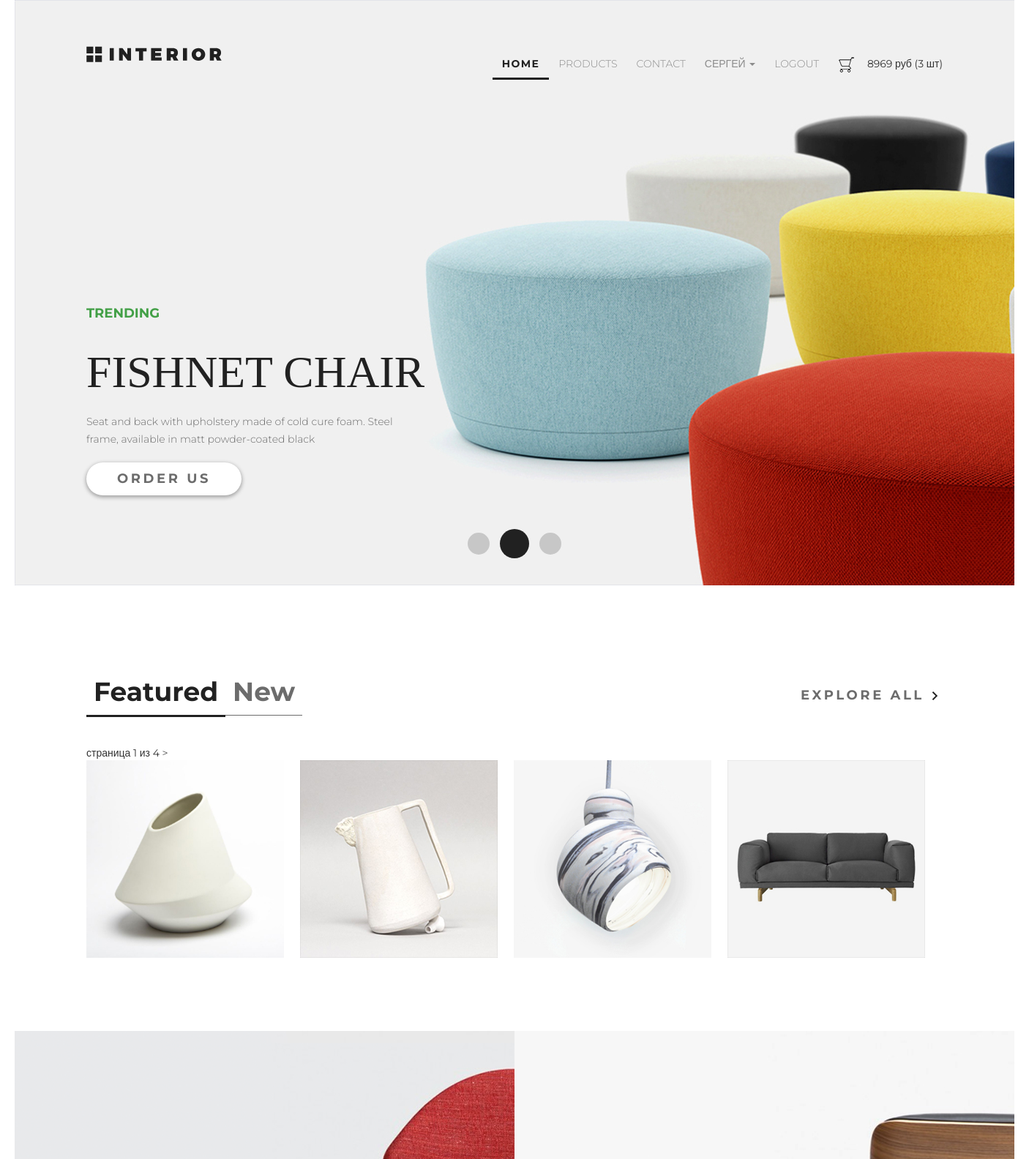
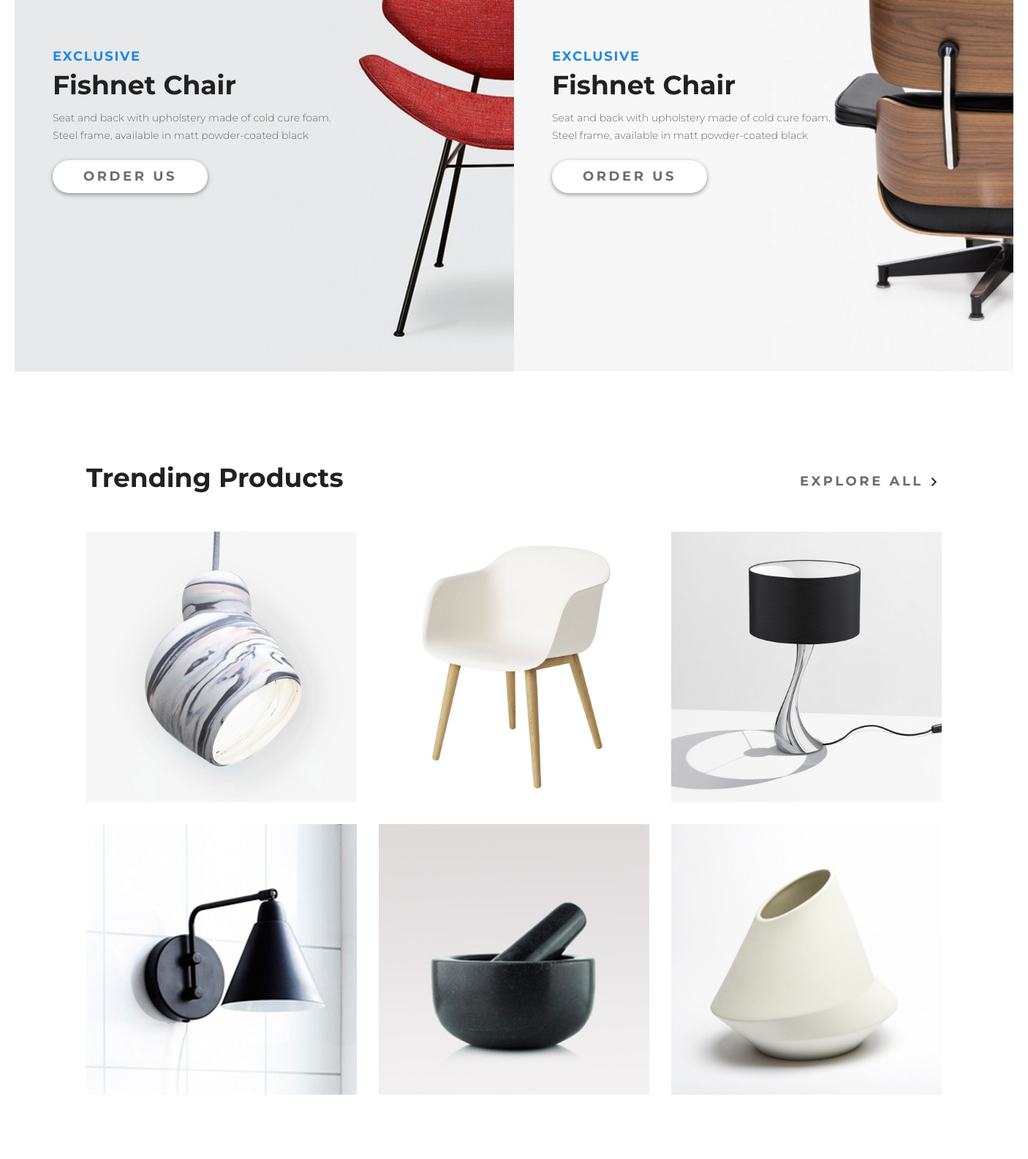
Screenshot of / (signed in, upper part) with the database file from the repository (2 pictures, top to bottom).
### authapp/models.py (models this page shows, shortened)
class ShopUser(AbstractUser):
    avatar = models.ImageField(upload_to='users_avatars', blank=True)
    age = models.PositiveIntegerField(verbose_name = 'возраст', default=18)
    activation_key = models.CharField(max_length=128, blank=True)
    activation_key_expires = models.DateTimeField( default=(now() + timedelta(hours=48)))

### basketapp/models.py (models this page shows, shortened)
class Basket(models.Model):
    user = models.ForeignKey(settings.AUTH_USER_MODEL, on_delete=models.CASCADE, related_name='basket')
    product = models.ForeignKey(Product, on_delete=models.CASCADE)
    quantity = models.PositiveIntegerField(verbose_name='количество', default=0)
    add_datetime = models.DateTimeField(verbose_name='время', auto_now_add=True)
    @property
    def product_cost(self):
        return self.product.price * self.quantity
    @property
    def total_quantity(self):
        _items = Basket.objects.filter(user=self.user)
        _totalquantity = sum(list(map(lambda x: x.quantity, _items)))
        return _totalquantity
    @property
    def total_cost(self):
        _items = Basket.objects.filter(user=self.user)
        _totalcost = sum(list(map(lambda x: x.product_cost, _items)))
        return _totalcost

### mainapp/models.py (models this page shows, shortened)
class Product(models.Model):
    category = models.ForeignKey(ProductCategory, on_delete=models.CASCADE)
    name = models.CharField(verbose_name='имя продукта', max_length=128)
    image_small = models.ImageField(upload_to='products_images', blank=True)
    image_big = models.ImageField(upload_to='products_images', blank=True)
    short_desc = models.CharField(verbose_name='краткое описание продукта', max_length=60, blank=True)
    description = models.TextField(verbose_name='описание продукта', blank=True)
    price = models.DecimalField(verbose_name='цена продукта', max_digits=8, decimal_places=2, default=0)
    quantity = models.PositiveIntegerField(verbose_name='количество на складе', default=0)
    is_active = models.BooleanField(verbose_name='активна', default=True)

### mainapp/views.py (the view)
# urls.py: path('', mainapp.main, name='main'),
def main(request, page=1):
    title = 'Главная'
    products = Product.objects.filter(is_active=True, category__is_active=True)
    hot_products = get_random_product(products)
    category = {'pk': 0, 'name': 'все'}
    paginator = Paginator(hot_products, 4)
    try:
        products_paginator = paginator.page(page)
    except PageNotAnInteger:
        products_paginator = paginator.page(1)
    except EmptyPage:
        products_paginator = paginator.page(paginator.num_pages)
    content = {
        'title': title,
        'category': category,
        'hot_products': products_paginator,
    }
    return render(request, 'mainapp/index.html', content)

### mainapp/context_processors.py (called while the page is built)
def basket(request):
   print(f'context processor basket works')
   basket = []
   if request.user.is_authenticated:
       basket = Basket.objects.filter(user=request.user)
   return {
       'basket': basket,
   }

### mainapp/views.py (called while the page is built)
def get_random_product(products):
    my_list = list(products)
    return random.sample(my_list, len(my_list))

### mainapp/templates/mainapp/index.html (shortened to what this page needs)
{% extends 'base.html' %}
{% load static %}
{% block sub_menu  %}
    {% include 'menu.html' with home_item_active='menu-link-active' %}
    {% include 'menu_button.html' %}
    {% include 'menu_pagination.html' %}
{% endblock %}
{% block content %}
    {% include 'product_items_featured_content.html' %}
    {% include 'product_items_promo.html' %}
    {% include 'product_items_trending.html' %}
{% endblock %}

### mainapp/templates/mainapp/Templ/menu.html (shortened to what this page needs)
{% load static %}
<div class="header clearfix">
    <a href="#"><img src="{% static 'img\logo.svg' %}" alt="logo"></a>
    <ul class="menu clearfix">
        <li class="menu-list"><a href="{% url 'main' %}" class="menu-link {{home_item_active}}">HOME</a></li>
        <li class="menu-list"><a href="{% url 'products:index' %}" class="menu-link {{products_item_active}}">PRODUCTS</a></li>
        <li class="menu-list"><a href="{% url 'contact' %}" class="menu-link {{contact_item_active}}">CONTACT</a></li>
{% if user.is_authenticated %}
   <li class="menu-list">
       <div class="dropdown">
           <a href="" class="menu-link {{hystory_item_active}}" data-toggle="dropdown">
               {{ user.first_name|default:'User' }}
               <span class="caret"></span>
           </a>
       </div>
   </li>
        <li class="menu-list"><a href="{% url 'auth:logout' %}" class="menu-link {{hystory_item_active}}">LogOut</a></li>
{% else %}
        <li class="menu-list"><a href="{% url 'auth:login' %}" class="menu-link {{hystory_item_active}}">LogIn</a></li>
{% endif %}
        <li class="menu-list">
            <a href="{% url 'basket:view' %}" class="menu-link"><img src="{% static 'img\basket.png' %}" alt=""></a>
            <span>
                {% if basket %}
                    {{ basket.0.total_cost|floatformat:0 }} руб
                    ({{ basket.0.total_quantity }} шт)
                {% endif %}
            </span>
        </li>
    </ul>
</div>

### mainapp/templates/mainapp/Templ/product_tab_content_type_main.html (shortened to what this page needs)
{% load static %}
<div class="tab-content">
    <div class="paginator">
      <span class="current">
        страница {{ hot_products.number }} из
        {{ hot_products.paginator.num_pages }}
      </span>
      {% if hot_products.has_next %}
        <a href="{% url 'products:page' category.pk hot_products.next_page_number %}">
          >
        </a>
      {% endif %}
    </div>
    {% for hot_product in hot_products %}
        <div class="{{content_style}} product-first">
            <a href=""><img src="/media/{% if image_size == 'small' %}{{ hot_product.image_small }}{% else %}{{ hot_product.image_big }}{% endif %}" alt="{{ hot_product.name|title }}"></a>
        </div>
    {% endfor %}
 </div>

### static/css/style.css (style rules this page uses)
* { margin: 0; padding: 0; box-sizing: content-box; }
body { font-family: 'Montserrat', sans-serif; }
.clearfix:after { content: ""; display: table; clear: both; }
.header { padding-top: 63px; }
.menu { float: right; }
.menu-list { list-style-type: none; float: left; }
.menu-link { color: #8c8c8c; font-size: 14px; font-weight: 300; line-height: 48px; text-decoration: none; text-transform: uppercase; padding: 10px 13px; }
.menu-link-active { color: #212121; font-weight: 700; letter-spacing: 1.4px; border-bottom: 3px solid #212121; }
.tab-content, .tab-conten-2 { width: 1170px; height: 270px; padding-top: 99px; }
.product, .product-2 { width: 270px; height: 270px; float: left; margin-right: 22px; }
.product-first { position: relative; }
.paginator a, .paginator a:visited { color: #555; text-decoration: none; }
.clearfix:after { content: ""; display: block; clear: both; }

### rows the page displays
ShopUser: first_name "СЕРГЕЙ"
Basket: user+product+quantity "8969", user+quantity "3"
Product: image_small (picture)
Product: image_small (picture)
Product: image_small (picture)
Product: image_small (picture)

### other values shown
{{ hot_products.number }} "1"
{{ hot_products.paginator.num_pages }} "4"
